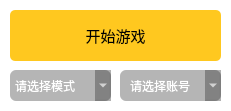
   <widget class="QFrame" name="Start_Frame">
    <property name="geometry">
     <rect>
      <x>670</x>
      <y>400</y>
      <width>231</width>
      <height>111</height>
     </rect>
    </property>
    <property name="styleSheet">
     <string notr="true">background-color: rgba(0, 0, 0, 0);</string>
    </property>
    <widget class="QPushButton" name="Start_PushButton">
     <property name="geometry">
      <rect>
       <x>10</x>
       <y>10</y>
       <width>211</width>
       <height>51</height>
      </rect>
     </property>
     <property name="font">
      <font>
       <family>微软雅黑</family>
       <pointsize>11</pointsize>
       <weight>50</weight>
       <bold>false</bold>
      </font>
     </property>
     <property name="styleSheet">
      <string notr="true">QPushButton {
	background-color: rgb(255, 200, 31);
	border-radius:5
}
QPushButton:pressed {
	background-color:rgb(185, 144, 22);
	border-radius:5

}</string>
     </property>
     <property name="text">
      <string>开始游戏</string>
     </property>
     <property name="default">
      <bool>false</bool>
     </property>
     <property name="flat">
      <bool>false</bool>
     </property>
    </widget>
    <widget class="QComboBox" name="Mode_ComboBox">
     <property name="geometry">
      <rect>
       <x>10</x>
       <y>70</y>
       <width>101</width>
       <height>31</height>
      </rect>
     </property>
     <property name="sizePolicy">
      <sizepolicy hsizetype="Preferred" vsizetype="Fixed">
       <horstretch>0</horstretch>
       <verstretch>0</verstretch>
      </sizepolicy>
     </property>
     <property name="font">
      <font>
       <family>微软雅黑</family>
      </font>
     </property>
     <property name="styleSheet">
      <string notr="true">QWidget {
	background-color: rgba(20, 20, 20, 0);
	border-radius:6px;
}
QComboBox{
	background-color: rgba(20, 20, 20, 80);
	border-radius:6px;
	padding-left: 5px;	
	color:white;
}


QComboBox:hover{
	padding-left: 5px;
	padding: 5px;
}
QComboBox QAbstractItemView {
	margin:5px;
	background-color: transparent ;
	border-radius:6px;
	color: rgb(85, 170, 255);
	outline: 0px solid gray;
	border:	0px solid transparent;
	border-radius:6px;

}</string>
     </property>
     <property name="frame">
      <bool>false</bool>
     </property>
     <item>
      <property name="text">
       <string>请选择模式</string>
      </property>
     </item>
     <item>
      <property name="text">
       <string>启动B服</string>
      </property>
     </item>
     <item>
      <property name="text">
       <string>启动国际服</string>
      </property>
     </item>
     <item>
      <property name="text">
       <string>启动官服</string>
      </property>
     </item>
    </widget>
    <widget class="QComboBox" name="Acconut_ComboBox">
     <property name="geometry">
      <rect>
       <x>120</x>
       <y>70</y>
       <width>101</width>
       <height>31</height>
      </rect>
     </property>
     <property name="font">
      <font>
       <family>微软雅黑</family>
       <pointsize>9</pointsize>
      </font>
     </property>
     <property name="styleSheet">
      <string notr="true">QComboBox{
	background-color: rgba(20, 20, 20, 80);
	border-radius:6px;
	padding: 5px;
	padding-left: 10px;
	color:white;
}
QComboBox:hover{

}
QComboBox QAbstractItemView {
	color: rgb(85, 170, 255);	
	padding: 10px;
	border-radius:6px;
	background-color: rgba(0, 0, 0, 0);
	selection-background-color: rgb(39, 44, 54);
}</string>
     </property>
     <item>
      <property name="text">
       <string>请选择账号</string>
      </property>
     </item>
    </widget>
   </widget>
